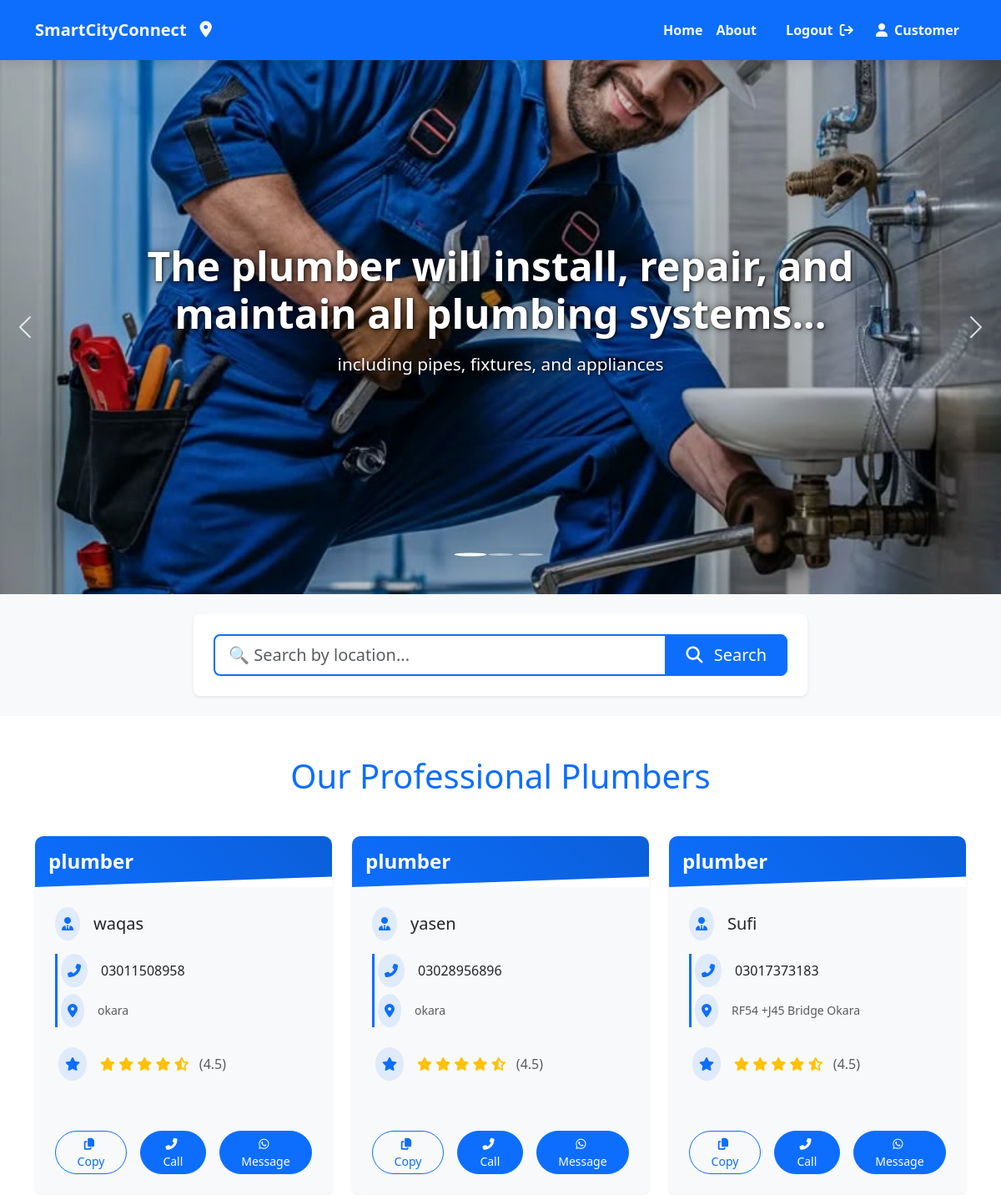
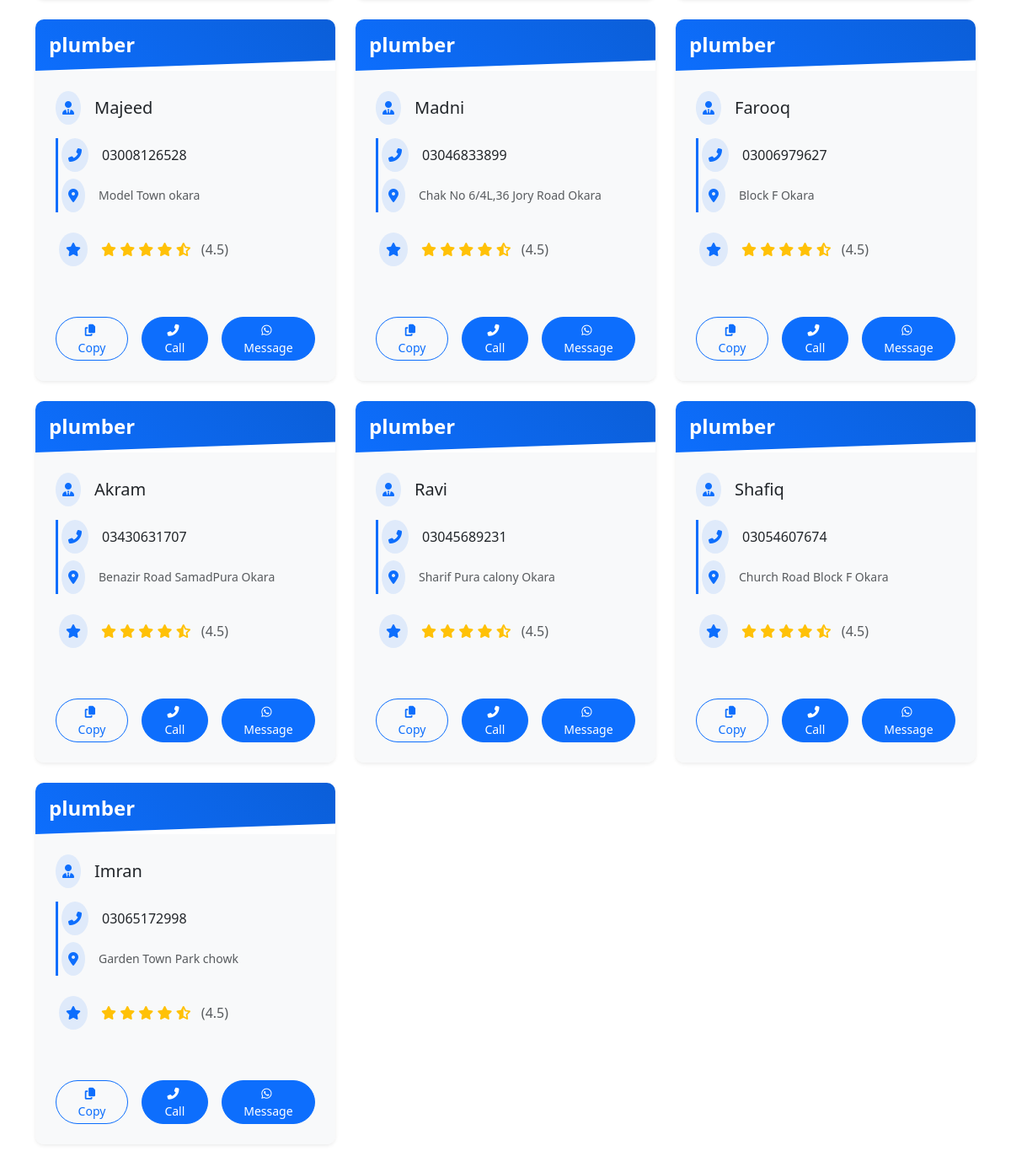
Page /Plumber/ (signed in) on the committed database (2 pictures, top to bottom).
### smartcity/models.py (models this page shows, shortened)
class ServiceProviderR(models.Model):
    SERVICE_CHOICES = [
        ('plumber', 'Plumber'),
        ('electrician', 'Electrician'),
        ('carpenter', 'Carpenter'),
        ('painter', 'Painter'),
        ('welder', 'Welder'),
        ('cable', 'Cable Provider'),
        ('internet', 'Internet Service'),
        ('groceries', 'Groceries'),
    ]
    username=models.CharField(max_length=100)
    service_image = models.ImageField(upload_to='service_images/')
    servicename = models.CharField(max_length=100, null=False ,choices=SERVICE_CHOICES)
    first_name=models.CharField(max_length=100)
    last_name=models.CharField(max_length=100)
    Phoneno = models.CharField(max_length=11)
    address = models.TextField()
    email=models.EmailField()
    password = models.CharField(max_length=128, null=False)
    is_approved = models.BooleanField(default=False)
    rating = models.DecimalField(max_digits=3, decimal_places=2, default=0.00)
    description = models.TextField(blank=True, null=True)
    is_rejected = models.BooleanField(default=False)
    approval_date = models.DateTimeField(null=True, blank=True)
    def __init__(self, *args, **kwargs):
        super().__init__(*args, **kwargs)
        self._original_is_approved = self.is_approved  # Track approval status changes
    class Meta:
        verbose_name = "Service Provider"
        verbose_name_plural = "Service Providers"
        ordering = ['-id']

### smartcity/views.py (the view)
# urls.py: path('Plumber/',Plumber,name='Plumber'),
def Plumber(request):
    if not request.session.get('is_logged_in'):
        return redirect('/Loginpage/?next=/Plumber/')
    queryset = ServiceProviderR.objects.filter(
        servicename__iexact='plumber',
    ).order_by('-rating')  # Removed select_related
    location = request.GET.get('location', '').strip()
    if location:
        queryset = queryset.filter(address__icontains=location)
        page_title = f"Plumbers in {location}"
    else:
        page_title = "Professional Plumbers"
    context = {
        'plumbers': queryset,
        'page_title': page_title,
        'search_location': location,
        'user_type': request.session.get('user_type'),
        'user_id': request.session.get('user_id')  # Added for template checks
    }
    return render(request, 'Plumber.html', context)

### smartcity/templates/Plumber.html (shortened to what this page needs)
{% load static %}
<!DOCTYPE html>
<html lang="en">
<head>
    <link href="https://cdn.jsdelivr.net/npm/bootstrap@5.3.3/dist/css/bootstrap.min.css" rel="stylesheet">
    <link rel="stylesheet" href="https://cdnjs.cloudflare.com/ajax/libs/font-awesome/6.6.0/css/all.min.css">
    <link rel="stylesheet" href="{% static 'css/Plumber.css' %}">
</head>
<body>
    <div class="container-fluid bg-primary navbar-container sticky-top">
        <div class="container">
            <nav class="navbar navbar-expand-lg navbar-dark">
                <a class="navbar-brand text-light fw-bold d-flex align-items-center brand-logo" href="{% url 'Home' %}">
                    <span class="logo-text">SmartCityConnect</span>
                    <i class="fa-solid fa-location-dot logo-icon ms-2"></i>
                </a>
                <div class="collapse navbar-collapse justify-content-lg-end" id="navbarNav">
                    <ul class="navbar-nav nav-items">
                        <li class="nav-item">
                            <a href="{% url 'Home' %}" class="nav-link text-light fw-bold nav-link-hover">
                                <span>Home</span>
                            </a>
                        </li>
                        <li class="nav-item">
                            <a href="{% url 'About' %}" class="nav-link text-light fw-bold nav-link-hover">
                                <span>About</span>
                            </a>
                        </li>
                        {% if request.session.is_logged_in %}
                            <li class="nav-item">
                                <form method="post" action="{% url 'logout' %}" class="d-inline">
                                    <button type="submit" class="nav-link text-light fw-bold nav-link-hover login-btn" style="background: none; border: none; cursor: pointer;">
                                        <span>Logout</span>
                                        <i class="fa-solid fa-arrow-right-from-bracket ms-1"></i>
                                    </button>
                                </form>
                            </li>
                            <li class="nav-item">
                                <span class="nav-link text-light fw-bold">
                                    {% if request.session.user_type == 'provider' %}
                                        <i class="fas fa-tools me-1"></i> Provider
                                    {% else %}
                                        <i class="fas fa-user me-1"></i> Customer
                                    {% endif %}
                                </span>
                            </li>
                        {% endif %}
                    </ul>
                </div>
            </nav>
        </div>
    </div>
    <div id="serviceCarousel" class="carousel slide">
        <div class="carousel-indicators">
            <button type="button" data-bs-target="#serviceCarousel" data-bs-slide-to="0" class="active"></button>
            <button type="button" data-bs-target="#serviceCarousel" data-bs-slide-to="1"></button>
            <button type="button" data-bs-target="#serviceCarousel" data-bs-slide-to="2"></button>
        </div>
        <div class="carousel-inner">
            <div class="carousel-item active">
                <img src="{% static 'media/plumber.jpeg' %}" class="d-block w-100 slider-img" alt="Plumbing services">
                <div class="carousel-caption d-none d-md-block">
                    <h2 class="slider-title animate__animated animate__fadeIn">The plumber will install, repair, and maintain all plumbing systems...</h2>
                    <p class="slider-subtitle animate__animated animate__fadeIn animate__delay-1s">including pipes, fixtures, and appliances</p>
                </div>
            </div>
        </div>
        <button class="carousel-control-prev" type="button" data-bs-target="#serviceCarousel" data-bs-slide="prev">
            <span class="carousel-control-prev-icon" aria-hidden="true"></span>
        </button>
        <button class="carousel-control-next" type="button" data-bs-target="#serviceCarousel" data-bs-slide="next">
            <span class="carousel-control-next-icon" aria-hidden="true"></span>
        </button>
    </div>
    <div class="container-fluid py-4 search-section">
        <div class="container">
            <div class="row justify-content-center">
                <div class="col-lg-8 col-md-10">
                    <div class="bg-white p-4 rounded-3 shadow-sm">
                        <form action="{% url 'Plumber' %}" method="GET" class="search-form">
                            <div class="input-group">
                                <input type="search" name="location" class="form-control form-control-lg border-primary border-2"
                                       placeholder="🔍 Search by location..." value="{{ search_location|default:'' }}">
                                <button class="btn btn-primary btn-lg px-4" type="submit">
                                    <i class="fas fa-search me-2"></i> Search
                                </button>
                            </div>
                        </form>
                    </div>
                </div>
            </div>
        </div>
    </div>
    <div class="container py-5">
        <h1 class="text-center mb-5 text-primary">Our Professional Plumbers</h1>
        <div class="row row-cols-1 row-cols-md-2 row-cols-lg-3 g-4">
            {% for plumber in plumbers %}
            <div class="col">
                <div class="card h-100 border-0 plumber-card shadow-sm">
                    <div class="card-header bg-primary border-0 py-3 position-relative overflow-hidden">
                        <h4 class="mb-0 text-center text-white fw-bold service-title animate__animated animate__fadeIn">
                            {{ plumber.servicename }}
                        </h4>
                    </div>
                    <div class="card-body text-left d-flex flex-column bg-light">
                        <div class="d-flex align-items-center mb-3 animate__animated animate__fadeInLeft">
                            <div class="bg-primary bg-opacity-10 p-2 rounded-circle me-3">
                                <i class="fas fa-user-tie text-primary"></i>
                            </div>
                            <h5 class="card-title mb-0 text-dark">
                                {% firstof plumber.get_full_name.strip plumber.username %}
                            </h5>
                        </div>
                        <div class="contact-info mb-4 ps-1">
                            <div class="d-flex align-items-center mb-2 animate__animated animate__fadeInLeft" style="animation-delay: 0.1s;">
                                <div class="bg-primary bg-opacity-10 p-2 rounded-circle me-3">
                                    <i class="fas fa-phone-alt text-primary"></i>
                                </div>
                                <span class="phone-number text-dark">{{ plumber.Phoneno }}</span>
                            </div>
                            <div class="d-flex align-items-center animate__animated animate__fadeInLeft" style="animation-delay: 0.2s;">
                                <div class="bg-primary bg-opacity-10 p-2 rounded-circle me-3">
                                    <i class="fas fa-map-marker-alt text-primary"></i>
                                </div>
                                <small class="text-muted">
                                    <a href="https://www.google.com/maps/search/?api=1&query={{ plumber.address|urlencode }}"
                                       target="_blank"
                                       class="text-decoration-none text-muted hover-text-primary">
                                        {{ plumber.address }}
                                    </a>
                                </small>
                            </div>
                        </div>
                        <div class="mb-4 ps-1 animate__animated animate__fadeInLeft" style="animation-delay: 0.3s;">
                            <div class="d-flex align-items-center">
                                <div class="bg-primary bg-opacity-10 p-2 rounded-circle me-3">
                                    <i class="fas fa-star text-primary"></i>
                                </div>
                                <div class="text-warning">
                                    <i class="fas fa-star"></i>
                                    <i class="fas fa-star"></i>
                                    <i class="fas fa-star"></i>
                                    <i class="fas fa-star"></i>
                                    <i class="fas fa-star-half-alt"></i>
                                    <span class="text-muted ms-2">(4.5)</span>
                                </div>
                            </div>
                        </div>
                    <div class="mt-auto d-flex justify-content-center gap-3 pt-3">
                        <button class="copy-btn btn btn-outline-primary btn-sm px-3 rounded-pill"
                                data-phone="{{ plumber.Phoneno }}">
                            <i class="fas fa-copy me-1"></i> Copy
                        </button>
                            <a href="tel:{{ plumber.Phoneno }}" class="btn btn-primary btn-sm call-btn text-white px-3 rounded-pill hover-lift">
                                <i class="fas fa-phone-alt me-1"></i> Call
                            </a>
                            <a href="https://wa.me/{{ plumber.Phoneno|cut:' '|cut:'+' }}?text=Hello%20{{ plumber.user.get_full_name|urlencode }}%20I%20need%20your%20{{ plumber.servicename|urlencode }}%20service"
                               class="btn btn-primary btn-sm whatsapp-btn text-white px-3 rounded-pill hover-lift"
                               target="_blank">
                                <i class="fab fa-whatsapp me-1"></i> Message
                            </a>
                        </div>
                    </div>
                </div>
            </div>
            {% empty %}
            <div class="col-12 animate__animated animate__fadeIn">
                <div class="alert alert-info text-center">No plumbers available at the moment.</div>
            </div>
            {% endfor %}
        </div>
    </div>
</body>
</html>

### static/css/Plumber.css (style rules this page uses)
.navbar-container { box-shadow: 0 4px 12px rgba(0, 0, 0, 0.1); transition: all 0.3s ease; position: sticky; top: 0; z-index: 1020; }
.navbar { padding: 0.8rem 0; }
.brand-logo { display: flex; align-items: center; transition: all 0.3s ease; padding: 0.5rem 0; }
.logo-text { margin-right: 8px; position: relative; }
.logo-text::after { content: ''; position: absolute; bottom: -2px; left: 0; width: 0; height: 2px; background-color: white; transition: width 0.3s ease; }
.logo-icon { font-size: 1.2rem; transition: all 0.3s ease; transform: translateY(0); animation: pulse 2s infinite; }
.nav-link-hover { position: relative; padding: 0.5rem 1rem; transition: all 0.3s ease; }
.nav-link-hover span { position: relative; z-index: 1; }
.nav-link-hover::before { content: ''; position: absolute; bottom: 0; left: 0; width: 0; height: 2px; background-color: white; transition: width 0.3s ease; }
.login-btn { background-color: rgba(255, 255, 255, 0.2); border-radius: 4px; margin-left: 0.5rem; padding: 0.5rem 1.2rem !important; transition: all 0.3s ease; }
.carousel { position: relative; overflow: hidden; }
.slider-img { height: 80vh; min-height: 500px; width: 100%; object-fit: cover; filter: brightness(0.85); }
.carousel-caption { position: absolute; top: 55%; left: 50%; transform: translate(-50%, -50%); width: 80%; text-align: center; padding: 0; color: white; text-shadow: 1px 1px 3px rgba(0, 0, 0, 0.8), 0 0 10px rgba(0, 0, 0, 0.5); }
.slider-title { font-size: 3.5rem; font-weight: 700; margin-bottom: 1rem; line-height: 1.2; }
.slider-subtitle { font-size: 1.5rem; font-weight: 400; margin-bottom: 0; }
.carousel-control-prev, .carousel-control-next { width: 5%; opacity: 0.8; transition: all 0.3s ease; }
.carousel-indicators { bottom: 20px; }
.carousel-indicators button { width: 10px; height: 10px; border-radius: 50%; margin: 0 6px; transition: all 0.3s ease; }
.carousel-indicators button.active { transform: scale(1.3); background-color: #fff; }
.animate__animated { animation-duration: 1s; animation-fill-mode: both; }
.animate__fadeIn { animation-name: fadeIn; }
.animate__delay-1s { animation-delay: 1s; }
.search-section { background-color: #f8f9fa; }
.search-form .form-control { border-right: none; transition: all 0.3s ease; }
.search-form .btn { transition: all 0.3s ease; }
.plumber-card { transition: all 0.3s ease; border-radius: 10px; overflow: hidden; border: none; box-shadow: 0 4px 8px rgba(0, 0, 0, 0.1); margin-bottom: 20px; transform: translateY(0); }
.plumber-card .card-header { position: relative; background: transparent !important; border-bottom: none; padding: 1rem; z-index: 1; }
.plumber-card .card-header::before { content: ''; position: absolute; top: 0; left: 0; width: 100%; height: 100%; background: linear-gradient(45deg, #0d6efd, #0b5ed7); z-index: -1; transform: skewY(-2deg); transform-origin: bottom left; }
.plumber-card .service-title { position: relative; display: inline-block; color: white; }
.plumber-card .service-title::after { content: ''; position: absolute; width: 0; height: 2px; bottom: -2px; left: 50%; transform: translateX(-50%); background-color: white; transition: width 0.3s ease; }
.plumber-card .card-body { background-color: #fff; padding: 1.5rem; transition: background-color 0.3s ease; }
.plumber-card .contact-info { border-left: 3px solid #0d6efd; padding-left: 10px; margin-bottom: 1rem; }
.plumber-card .hover-lift { transition: all 0.2s ease; border-radius: 20px; }
.plumber-card .text-warning { transition: transform 0.3s ease; }
.animate__fadeInLeft { animation: fadeInLeft 0.6s; }
@media (max-width: 1200px) { .slider-title { font-size: 3rem; } }
@media (max-width: 1200px) { .slider-subtitle { font-size: 1.3rem; } }
@media (min-width: 1200px) { .search-form .form-control { min-width: 400px; } }

### rows in the picture
ServiceProviderR: servicename "plumber", username "waqas", Phoneno "03011508958", address "okara"
ServiceProviderR: servicename "plumber", username "yasen", Phoneno "03028956896", address "okara"
ServiceProviderR: servicename "plumber", username "Sufi", Phoneno "03017373183", address "RF54 +J45 Bridge Okara"
ServiceProviderR: servicename "plumber", username "Majeed", Phoneno "03008126528", address "Model Town okara"
ServiceProviderR: servicename "plumber", username "Madni", Phoneno "03046833899", address "Chak No 6/4L,36 Jory Road Okara"
ServiceProviderR: servicename "plumber", username "Farooq", Phoneno "03006979627", address "Block F Okara"
ServiceProviderR: servicename "plumber", username "Akram", Phoneno "03430631707", address "Benazir Road SamadPura Okara"
ServiceProviderR: servicename "plumber", username "Ravi", Phoneno "03045689231", address "Sharif Pura calony Okara"
ServiceProviderR: servicename "plumber", username "Shafiq", Phoneno "03054607674", address "Church Road Block F Okara"
ServiceProviderR: servicename "plumber", username "Imran", Phoneno "03065172998", address "Garden Town Park chowk"
